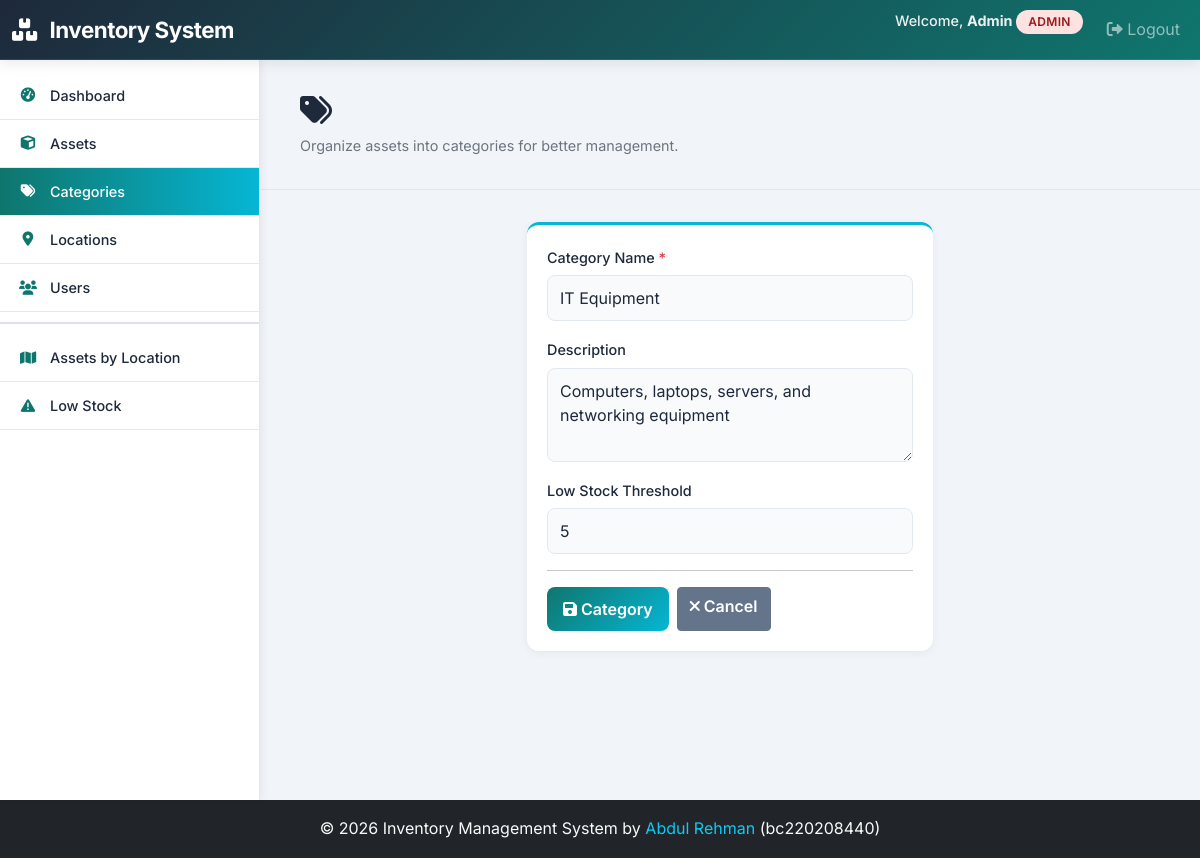
/categories/1/edit/ (signed in), run on the app's committed database.
### assets/models.py (models this page shows, shortened)
class CustomUser(AbstractUser):
    ROLE_CHOICES = (
        ('ADMIN', 'Admin'),
        ('MANAGER', 'Manager'),
        ('VIEWER', 'Viewer'),
    )
    role = models.CharField(max_length=10, choices=ROLE_CHOICES, default='VIEWER')

class Category(models.Model):
    name = models.CharField(max_length=100, unique=True)
    description = models.TextField(blank=True, null=True)
    low_stock_threshold = models.IntegerField(default=5, help_text="Low stock alert threshold")
    created_at = models.DateTimeField(auto_now_add=True)
    updated_at = models.DateTimeField(auto_now=True)
    class Meta:
        ordering = ['name']
        verbose_name_plural = 'Categories'

### assets/views.py (the view)
# urls.py: path('categories/<int:pk>/edit/', views.CategoryUpdateView.as_view(), name='category_update'),
class CategoryUpdateView(PermissionRequiredMixin, UpdateView):
    permission_required = "assets.change_category"
    raise_exception = True
    model = Category
    form_class = CategoryForm
    template_name = "assets/category_form.html"
    success_url = reverse_lazy("category_list")

### assets/forms.py
class CategoryForm(forms.ModelForm):
    class Meta:
        model = Category
        fields = ['name', 'description', 'low_stock_threshold']
        widgets = {
            'name': forms.TextInput(attrs={'class': 'form-control', 'placeholder': 'Category Name'}),
            'description': forms.Textarea(attrs={'class': 'form-control', 'rows': 3, 'placeholder': 'Description'}),
            'low_stock_threshold': forms.NumberInput(attrs={'class': 'form-control', 'min': '1'}),
        }

### templates/assets/category_form.html (shortened to what this page needs)
{% extends 'base.html' %}
{% block content %}
<div class="page-header mb-4">
    <h2><i class="fas fa-tags"></i> {{ title }}</h2>
    <p class="text-muted">Organize assets into categories for better management.</p>
</div>
<div class="row">
    <div class="col-lg-6 offset-lg-3 col-md-10 offset-md-1">
        <div class="card">
            <div class="card-body">
                <form method="post" novalidate>
                    <div class="mb-3">
                        <label for="{{ form.name.id_for_label }}" class="form-label">
                            Category Name <span class="text-danger">*</span>
                        </label>
                        {{ form.name }}
                    </div>
                    <div class="mb-3">
                        <label for="{{ form.description.id_for_label }}" class="form-label">
                            Description
                        </label>
                        {{ form.description }}
                    </div>
                    <div class="mb-3">
                        <label for="{{ form.low_stock_threshold.id_for_label }}" class="form-label">
                            Low Stock Threshold
                        </label>
                        {{ form.low_stock_threshold }}
                    </div>
                    <hr>
                    <div class="d-flex gap-2">
                        <button type="submit" class="btn btn-primary">
                            <i class="fas fa-save"></i> {{ action }} Category
                        </button>
                        <a href="{% url 'category_list' %}" class="btn btn-secondary">
                            <i class="fas fa-times"></i> Cancel
                        </a>
                    </div>
                </form>
            </div>
        </div>
    </div>
</div>
{% endblock %}

### templates/base.html (shortened to what this page needs)
<!DOCTYPE html>
<html lang="en">
<head>
    <link href="https://cdn.jsdelivr.net/npm/bootstrap@5.1.3/dist/css/bootstrap.min.css" rel="stylesheet">
    <link href="https://cdnjs.cloudflare.com/ajax/libs/font-awesome/6.0.0/css/all.min.css" rel="stylesheet">
</head>
<body>
    <nav class="navbar navbar-expand-lg navbar-dark fixed-top" style="z-index: 1050; height: 60px;">
        <div class="container-fluid">
            <a class="navbar-brand" href="{% url 'dashboard' %}">
                <i class="fas fa-boxes"></i> <span class="d-none d-sm-inline">Inventory System</span><span class="d-inline d-sm-none">IMS</span>
            </a>
            <div class="collapse navbar-collapse" id="navbarNav">
                <ul class="navbar-nav ms-auto">
                    {% if user.is_authenticated %}
                        <li class="nav-item">
                            <span class="navbar-text me-lg-3 d-block py-2 py-lg-0">
                                Welcome, <strong>{{ user.first_name|default:user.username }}</strong>
                                <span class="badge role-{{ user.role|lower }}">{{ user.role }}</span>
                            </span>
                        </li>
                        <li class="nav-item">
                            <a class="nav-link" href="{% url 'logout' %}">
                                <i class="fas fa-sign-out-alt"></i> Logout
                            </a>
                        </li>
                    {% else %}
                        <li class="nav-item">
                            <a class="nav-link" href="{% url 'login' %}">Login</a>
                        </li>
                    {% endif %}
                </ul>
            </div>
        </div>
    </nav>
    {% if user.is_authenticated %}
        <div class="sidebar" id="sidebar" style="height: calc(100vh - 60px);">
            <ul class="sidebar-menu">
                <li>
                    <a href="{% url 'dashboard' %}" {% if request.resolver_match.url_name == 'dashboard' %}class="active"{% endif %}>
                        <i class="fas fa-tachometer-alt"></i> Dashboard
                    </a>
                </li>
                <li>
                    <a href="{% url 'asset_list' %}" {% if 'asset' in request.resolver_match.url_name %}class="active"{% endif %}>
                        <i class="fas fa-cube"></i> Assets
                    </a>
                </li>
                <li>
                    <a href="{% url 'category_list' %}" {% if 'category' in request.resolver_match.url_name %}class="active"{% endif %}>
                        <i class="fas fa-tags"></i> Categories
                    </a>
                </li>
                <li>
                    <a href="{% url 'location_list' %}" {% if 'location' in request.resolver_match.url_name %}class="active"{% endif %}>
                        <i class="fas fa-map-marker-alt"></i> Locations
                    </a>
                </li>
                {% if user.role == 'ADMIN' %}
                    <li>
                        <a href="{% url 'user_list' %}" {% if 'user' in request.resolver_match.url_name %}class="active"{% endif %}>
                            <i class="fas fa-users"></i> Users
                        </a>
                    </li>
                {% endif %}
                <li style="border-bottom: 2px solid #dee2e6; margin: 10px 0;"></li>
                <li>
                    <a href="{% url 'report_assets_by_location' %}" {% if 'report_assets_by_location' in request.resolver_match.url_name %}class="active"{% endif %}>
                        <i class="fas fa-map"></i> Assets by Location
                    </a>
                </li>
                <li>
                    <a href="{% url 'report_low_stock' %}" {% if 'report_low_stock' in request.resolver_match.url_name %}class="active"{% endif %}>
                        <i class="fas fa-exclamation-triangle"></i> Low Stock
                    </a>
                </li>
            </ul>
        </div>
        <div class="main-content">
            {% block content %}{% endblock %}
        </div>
    {% else %}
        <div class="container" style="margin-top: 80px;">
        </div>
    {% endif %}
    <footer class="bg-dark text-light text-center py-3 mt-auto">
        <div class="container">
            <p class="mb-0">&copy; 2026 Inventory Management System by <a href="https://abdulrehmansarwar.vercel.app" class="text-info text-decoration-none" target="_blank">Abdul Rehman</a> (bc220208440)</p>
        </div>
    </footer>
</body>
</html>

### templates/base.html (style rules this page uses)
:root { --primary-color: #1e293b; --secondary-color: #0f766e; --accent-color: #06b6d4; --success-color: #10b981; --danger-color: #ef4444; --warning-color: #f59e0b; --bg-light: #f1f5f9; --card-bg: #ffffff; --border-color: #e2e8f0; }
* { font-family: 'Inter', sans-serif; }
body { font-family: 'Inter', sans-serif; background-color: var(--bg-light); color: var(--primary-color); line-height: 1.6; }
.navbar { background: linear-gradient(135deg, var(--primary-color) 0%, var(--secondary-color) 100%); box-shadow: 0 4px 12px rgba(0, 0, 0, 0.08); padding: 12px 0; border-bottom: 1px solid rgba(255, 255, 255, 0.1); }
.navbar-brand { font-weight: 700; font-size: 1.4rem; letter-spacing: -0.5px; color: white !important; }
.navbar-brand i { margin-right: 8px; }
.sidebar { background-color: var(--card-bg); height: calc(100vh - 60px); position: fixed; left: 0; top: 60px; width: 260px; overflow-y: auto; box-shadow: 2px 0 8px rgba(0, 0, 0, 0.06); z-index: 1020; border-right: 1px solid var(--border-color); }
.main-content { margin-left: 260px; margin-top: 60px; min-height: calc(100vh - 60px); background-color: var(--bg-light); overflow-x: hidden; position: relative; padding: 0 !important; display: flex; flex-direction: column; }
.sidebar-menu { list-style: none; padding: 12px 0; margin: 0; }
.sidebar-menu li { border-bottom: 1px solid var(--border-color); }
.sidebar-menu a { display: flex; align-items: center; gap: 12px; padding: 12px 18px; color: var(--primary-color); text-decoration: none; transition: all 0.25s ease; font-weight: 500; font-size: 0.9rem; }
.sidebar-menu a i { width: 20px; text-align: center; color: var(--secondary-color); }
.sidebar-menu a.active { background: linear-gradient(90deg, var(--secondary-color) 0%, var(--accent-color) 100%); color: white; border-left: 4px solid var(--secondary-color); padding-left: 14px; }
.sidebar-menu a.active i { color: white; }
.card { border: none; box-shadow: 0 2px 8px rgba(0, 0, 0, 0.06); border-radius: 12px; margin-bottom: 20px; transition: all 0.3s ease; background-color: var(--card-bg); border-top: 3px solid var(--accent-color); }
.card-body { padding: 20px; }
.btn-primary { background: linear-gradient(135deg, var(--secondary-color) 0%, var(--accent-color) 100%); border: none; font-weight: 600; padding: 10px 16px; border-radius: 8px; transition: all 0.3s ease; }
.btn-secondary { background-color: #64748b; border-color: #64748b; color: white; font-weight: 600; }
.badge { padding: 6px 12px; border-radius: 20px; font-weight: 600; font-size: 0.75rem; letter-spacing: 0.3px; }
.page-header { background-color: var(--bg-light); padding: 32px 40px; border-bottom: 1px solid var(--border-color); width: 100%; display: block; margin-bottom: 32px !important; flex-shrink: 0; }
.main-content > div:not(.page-header), .main-content > section, .main-content > form, .main-content > .alert, .main-content > .row, .main-content > .card { margin-left: 40px !important; margin-right: 40px !important; padding-left: 0 !important; padding-right: 0 !important; position: relative; }
.main-content > .row, .main-content > .card { width: calc(100% - 80px) !important; }
.row { margin-left: calc(var(--bs-gutter-x) * -.5); margin-right: calc(var(--bs-gutter-x) * -.5); }
.page-header h2 { font-weight: 700; color: var(--primary-color); margin-bottom: 4px; letter-spacing: -0.5px; }
.page-header p { color: #64748b; font-size: 0.9rem; margin: 0; }
.form-control { border: 1.5px solid var(--border-color); padding: 10px 12px; border-radius: 8px; transition: all 0.3s ease; background-color: #f8fafc; color: var(--primary-color); }
.form-label { font-weight: 500; color: var(--primary-color); margin-bottom: 6px; font-size: 0.9rem; }
.navbar-text { font-size: 0.9rem; color: #ecf0f1 !important; font-weight: 500; }
.role-admin { background-color: #fee2e2; color: #991b1b; }

### data on the page
CustomUser: first_name "Admin", role "ADMIN"
Category: name "IT Equipment", description "Computers, laptops, servers, and networking equipment", low_stock_threshold "5"
